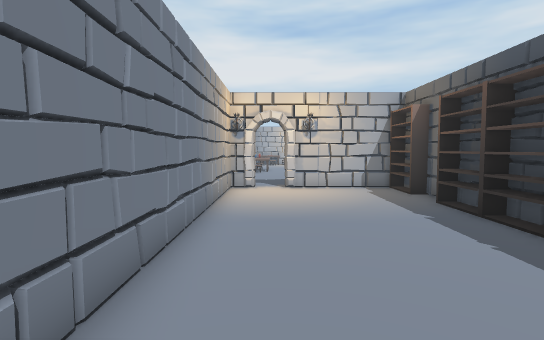
View 1 (above)

16 first-person views from a walk through a 3-D level made in the Unity game engine. The camera is 1.5 m above the floor, tilts 4° down and sees 85° across. The floor is counted in squares, 1 m on a side. Each view is taken from the middle of a square. On the plan, view 1 faces up. The plan holds only what a view shows up to about 15 squares ahead; the rest is blank. The place goes on beyond the plan. The player character is not drawn. Some animated figures are left out.

View 2
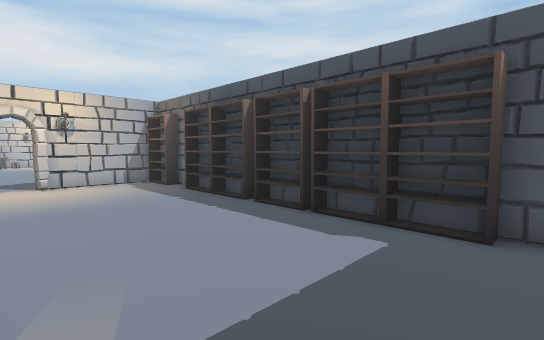

View 3
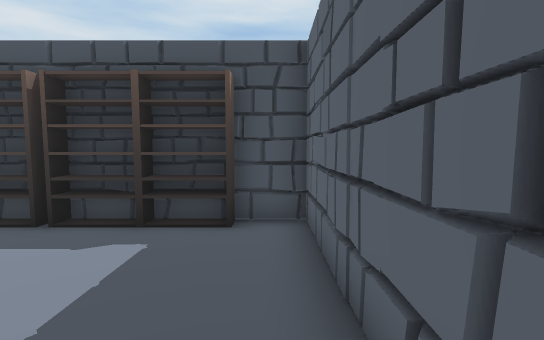

View 4
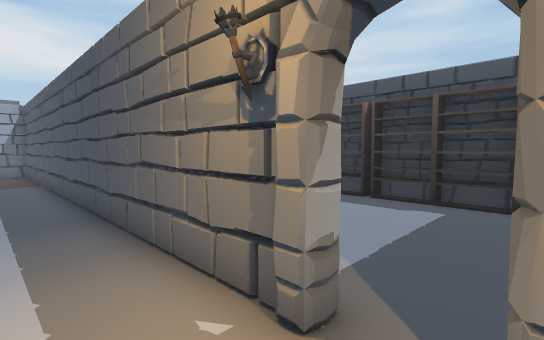

View 5
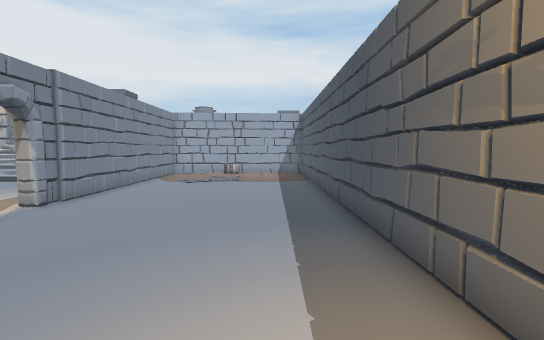

View 6
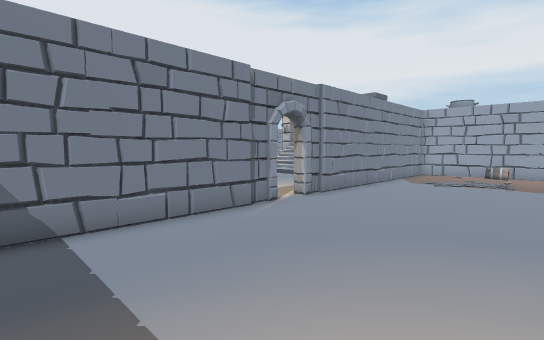

View 7
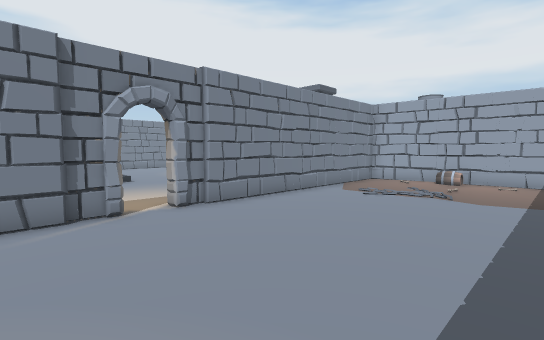

View 8
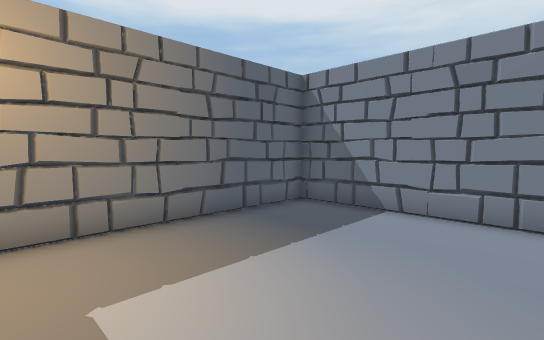

View 9
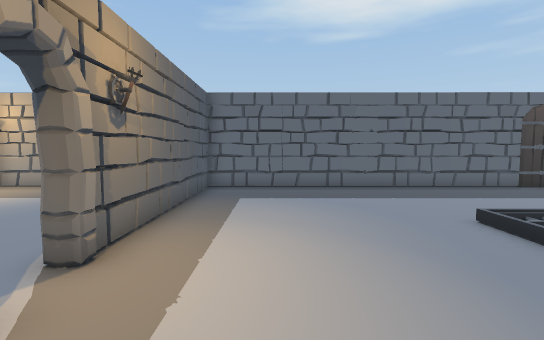

View 10
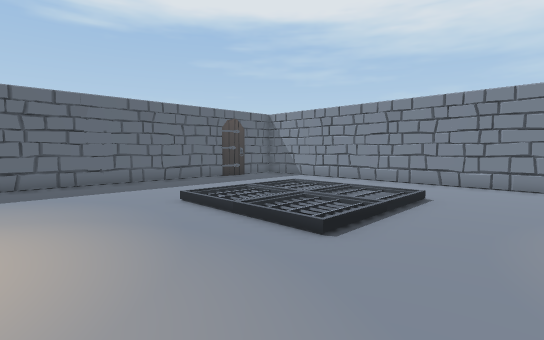

View 11
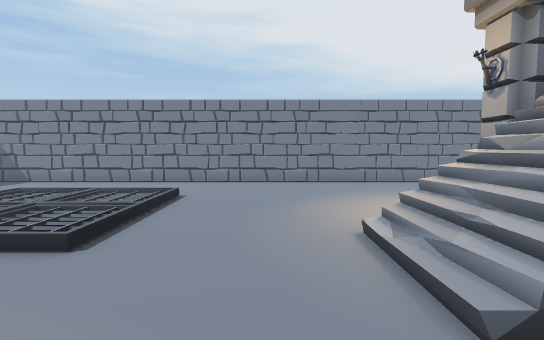

View 12
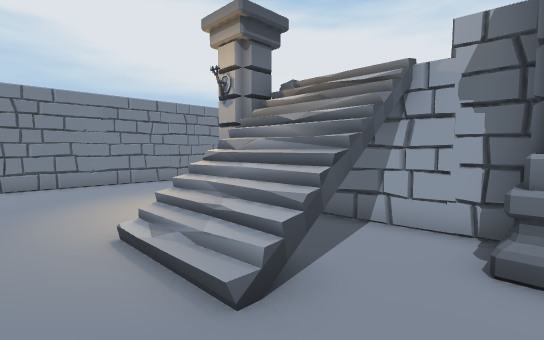

View 13
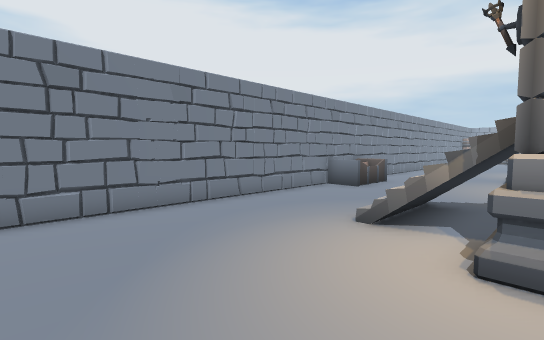

View 14
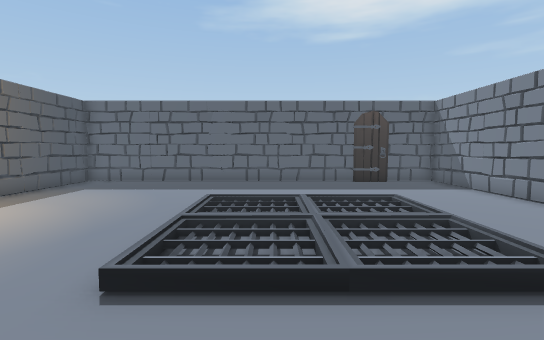

View 15
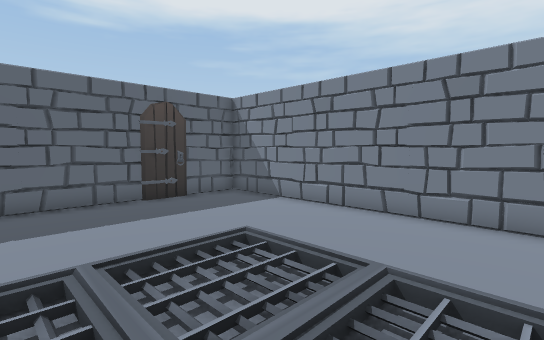

View 16
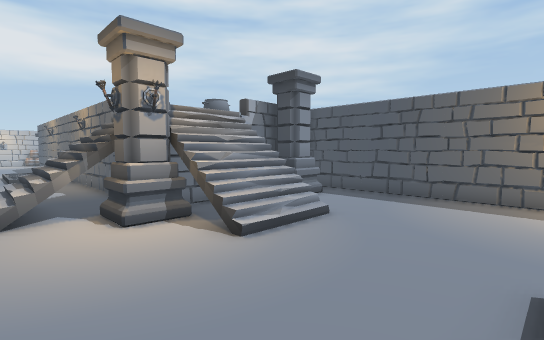

### Floor plan
Key: @ floor where view 1 was taken; # wall or solid block; . floor; / step, stairs or slope; = window, fence, low wall or low ledge; S shelf; C column; O other object.
Columns run from 27 left of view 1 to 5 right of it. Each row starts with its distance up from view 1.
 25 #    .. .#
 24 #OO. .. .#
 23    . ....#
 22    . ....#
 21 #........#
 20 #........#
 19 #....//=.
 18 #....///.          #######
 17 #....////######  ###...  # ..
 16 #.......CC....CC.#       # ..
 15 #.......C////.CC.#       # ..
 14 #........////....#       # ..
 13 #........=///....#. //...#..
 12 #................#.......##.##  #
 11 #................#.......#......S
 10 #................#.......#......#
  9 #................#.......#......#
  8 #....//////......#.......#......#
  7 #....//////......#.......#......S
  6 #....//////..............#......S
  5 #....///  /......#.......#......#
  4 #....//// /......#.......#......S
  3 #....//// /......#.......#......S
  2 #................#.......#......S
  1 #................#.......#......S
  0 #................#.......#.@....S
 -1 #................#..............#
 -2 #................#.......#......#
 -3 #################################

Where each view was taken, in squares from view 1:
view 1: 0 up, 0 right, facing up
view 2: 2 down, 1 left, facing up-right
view 3: 2 down, 1 left, facing right
view 4: 2 down, 4 left, facing up-right
view 5: 1 down, 4 left, facing up
view 6: 1 down, 4 left, facing up-left
view 7: 3 up, 3 left, facing up-left
view 8: 3 up, 3 left, facing down-left
view 9: 9 up, 13 left, facing down
view 10: 11 up, 13 left, facing down-left
view 11: 11 up, 13 left, facing left
view 12: 11 up, 13 left, facing up-left
view 13: 11 up, 19 left, facing up-left
view 14: 11 up, 19 left, facing down
view 15: 7 up, 19 left, facing down-left
view 16: 8 up, 22 left, facing up-right
